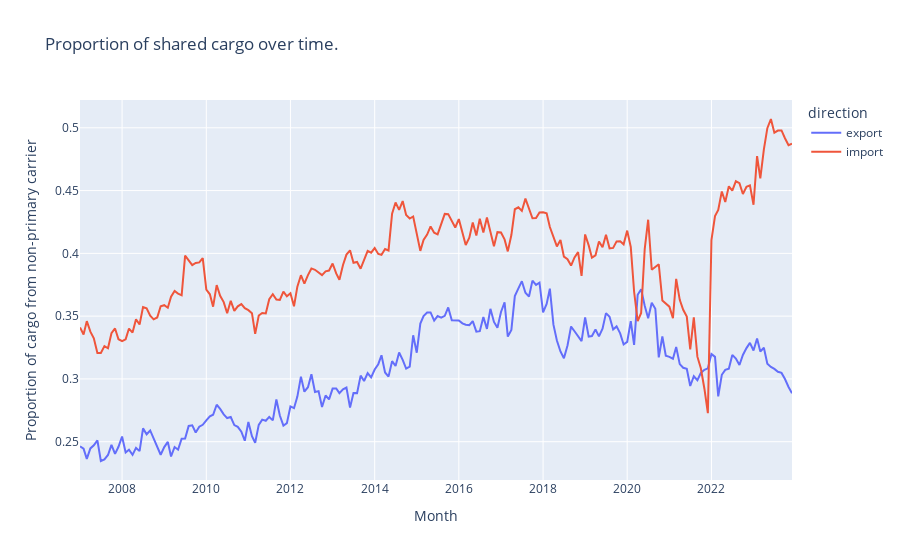

Source (notebook cell):
### Code cell
sharing_over_time_plotly(main_lf, group_var='direction')

### Figure 1 — Plotly figure (JSON) as saved in the notebook; plotly's stock layout.template omitted (floating-point values rounded to 4 significant figures; data arrays with more than 128 entries replaced by an {"elided": "..."} marker saying what was removed)
{"data": [{"hovertemplate": "direction=export<br>Month=%{x}<br>Proportion of cargo from non-primary carrier=%{y}<extra></extra>", "legendgroup": "export", "line": {"color": "#636efa", "dash": "solid"}, "marker": {"symbol": "circle"}, "mode": "lines", "name": "export", "orientation": "v", "showlegend": true, "type": "scatter", "x": {"elided": "204 str values"}, "xaxis": "x", "y": {"elided": "204 float values"}, "yaxis": "y"}, {"hovertemplate": "direction=import<br>Month=%{x}<br>Proportion of cargo from non-primary carrier=%{y}<extra></extra>", "legendgroup": "import", "line": {"color": "#EF553B", "dash": "solid"}, "marker": {"symbol": "circle"}, "mode": "lines", "name": "import", "orientation": "v", "showlegend": true, "type": "scatter", "x": {"elided": "204 str values"}, "xaxis": "x", "y": {"elided": "204 float values"}, "yaxis": "y"}], "layout": {"legend": {"title": {"text": "direction"}, "tracegroupgap": 0}, "title": {"text": "Proportion of shared cargo over time."}, "xaxis": {"anchor": "y", "domain": [0, 1], "title": {"text": "Month"}}, "yaxis": {"anchor": "x", "domain": [0, 1], "title": {"text": "Proportion of cargo from non-primary carrier"}}}}
